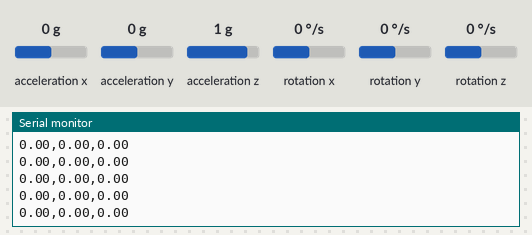
A sketch run on a simulated Arduino Uno, built with avr-gcc and run on an emulated ATmega328P. Shown: the last lines printed to the serial monitor. Wiring (inferred from the names in the program): MPU-6050 motion sensor at I2C address 0x68. The test bench sets the inputs (shaded band); at power-on: rotation x 0 °/s, rotation y 0 °/s, rotation z 0 °/s, acceleration x 0 g, acceleration y 0 g, acceleration z 1 g.

Above: at 2.1 s.
2.2 s: rotation x set to -192 °/s
At 2.26 s:
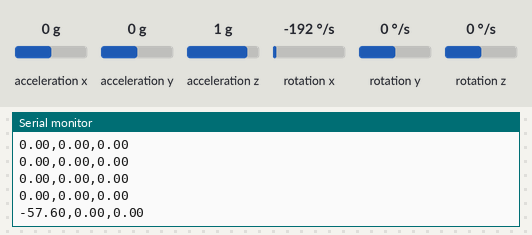
3.7 s: rotation y set to -192 °/s
At 3.7 s:
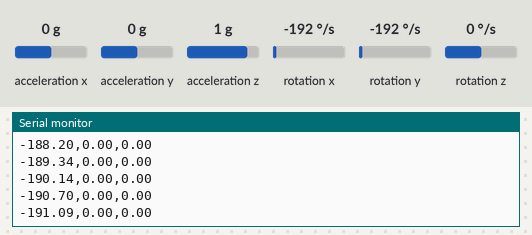
5.2 s: rotation z set to -192 °/s
At 5.24 s:
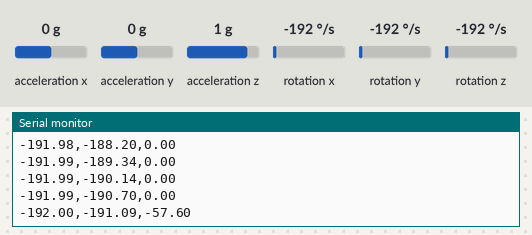
Timing chart, 0 to 8.2 s (numbered marks = the images above; inputs shaded):
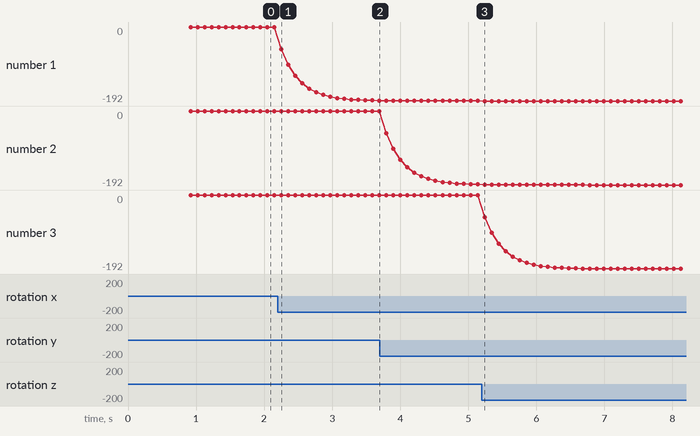

Measured:
- after the input at 2.2 s, the serial monitor: prints a new line after 0.05 s (image 1)
- after the input at 5.2 s, the serial monitor: prints a new line at once (image 3)
- plotted number 1: 0 → -191.09 after the input at 2.2 s

The sketch:

IMUSimple.ino
```cpp
// quad2022 edition

#define X           0     // X axis
#define Y           1     // Y axis
#define Z           2     // Z axis

#define YAW      0
#define PITCH    1
#define ROLL     2
#define THROTTLE 3

#define MPU_ADDRESS 0x68  // I2C address of the MPU-6050
#define FREQ        250   // Sampling frequency
#define SSF_GYRO    65.5  // Sensitivity Scale Factor of the gyro from datasheet


#include<Wire.h>

// ----------------------- MPU variables -------------------------------------
// The RAW values got from gyro (in °/sec) in that order: X, Y, Z
int16_t gyro_raw[3] = {0,0,0};

// Average gyro offsets of each axis in that order: X, Y, Z
long gyro_offset[3] = {0, 0, 0};
long acc_offset[3] = {0, 0, 0};

// Calculated angles from gyro's values in that order: X, Y, Z
float gyro_angle[3]  = {0,0,0};

// The RAW values got from accelerometer (in m/sec²) in that order: X, Y, Z
 int16_t acc_raw[3] = {0 ,0 ,0};

// Calculated angles from accelerometer's values in that order: X, Y, Z
float acc_angle[3] = {0,0,0};

// Total 3D acceleration vector in m/s²
long acc_total_vector;

// Calculated angular motion on each axis: Yaw, Pitch, Roll
float angular_motions[3] = {0, 0, 0};

/**
 * Real measures on 3 axis calculated from gyro AND accelerometer in that order : Yaw, Pitch, Roll
 *  - Left wing up implies a positive roll
 *  - Nose up implies a positive pitch
 *  - Nose right implies a positive yaw
 */
float measures[3] = {0, 0, 0};

// MPU Temperature
int Temp;
// Init flag set to TRUE after first loop
boolean initialized = false;

//
void setup(){
  Wire.begin();
  TWBR = 12; // Set the I2C clock speed to 400kHz.
  setupMPURegister();
  calibrateMpu6050();

  Serial.begin(115200);
}

void loop(){

  readSensor();
  calculateAngles();
  //Serial.print("Temp = "); Serial.print(Temp/340.00+36.53);
  /*

  Serial.print("AccX = "); Serial.print(acc_raw[X]);
  Serial.print(" || RAccY = "); Serial.print(acc_raw[Y]);
  Serial.print(" || RAccZ = "); Serial.print(acc_raw[Z]);
  Serial.print(" || RGyroX = "); Serial.print(gyro_raw[X]);
  Serial.print(" || RGyroY = "); Serial.print(gyro_raw[Y]);
  Serial.print(" || RGyroZ = "); Serial.print(gyro_raw[Z]);

  */

/*  Serial.print(" || AccX = "); Serial.print(acc_angle[X]);
  Serial.print(" || AccY = "); Serial.print(acc_angle[Y]);
//  Serial.print(" || GyroX = "); Serial.print(gyro_angle[X]);
//  Serial.print(" || GyroY = "); Serial.print(gyro_angle[Y]);
  Serial.print(" || am YAW = "); Serial.println(angular_motions[YAW]);
  /*
  Serial.print(" || ROLL = "); Serial.print(measures[ROLL]);
  Serial.print(" || PITCH = "); Serial.print(measures[PITCH]);
  Serial.print(" || YAW = "); Serial.print(measures[YAW]);
  Serial.print(" || am ROLL = "); Serial.print(angular_motions[ROLL]);
  Serial.print(" || am PITCH = "); Serial.print(angular_motions[PITCH]);
  Serial.print(" || am YAW = "); Serial.println(angular_motions[YAW]);
  */
/*
  Serial.print(acc_angle[X]);
  Serial.print(",");
  Serial.print(acc_angle[Y]);
  Serial.print(",");
  Serial.print(angular_motions[YAW]);
  Serial.print("\n");
*/
/*
  Serial.print(measures[ROLL]);
  Serial.print(",");
  Serial.print(measures[PITCH]);
  Serial.print(",");
  Serial.println(measures[YAW]);
*/
  Serial.print(angular_motions[ROLL]);
  Serial.print(",");
  Serial.print(angular_motions[PITCH]);
  Serial.print(",");
  Serial.println(angular_motions[YAW]);

  delay(100);
}
```

MPU6050.ino
```cpp
void setupMPURegister() {
    // Configure power management
    Wire.beginTransmission(MPU_ADDRESS); // Start communication with MPU
    Wire.write(0x6B);                    // Request the PWR_MGMT_1 register
    Wire.write(0x00);                    // Apply the desired configuration to the register
    Wire.endTransmission(true);              // End the transmission

    // Configure the gyro's sensitivity
    Wire.beginTransmission(MPU_ADDRESS); // Start communication with MPU
    Wire.write(0x1B);                    // Request the GYRO_CONFIG register
    Wire.write(0x08);                    // Apply the desired configuration to the register : ±500°/s
    Wire.endTransmission(true);              // End the transmission

    // Configure the acceleromter's sensitivity
    Wire.beginTransmission(MPU_ADDRESS); // Start communication with MPU
    Wire.write(0x1C);                    // Request the ACCEL_CONFIG register
    Wire.write(0x10);                    // Apply the desired configuration to the register : ±8g
    Wire.endTransmission(true);              // End the transmission

    // Configure low pass filter
    Wire.beginTransmission(MPU_ADDRESS); // Start communication with MPU
    Wire.write(0x1A);                    // Request the CONFIG register
    Wire.write(0x03);                    // Set Digital Low Pass Filter about ~43Hz
    Wire.endTransmission(true);              // End the transmission
}

void readSensor() {
  Wire.beginTransmission(MPU_ADDRESS);
  Wire.write(0x3B);
  Wire.endTransmission(false);
  Wire.requestFrom(MPU_ADDRESS,14,true);
  // Wait until all the bytes are received
  while(Wire.available() < 14);
  acc_raw[X]=Wire.read()<<8|Wire.read();
  acc_raw[Y]=Wire.read()<<8|Wire.read();
  acc_raw[Z]=Wire.read()<<8|Wire.read();
  Temp=Wire.read()<<8|Wire.read();
  gyro_raw[X]=Wire.read()<<8|Wire.read();
  gyro_raw[Y]=Wire.read()<<8|Wire.read();
  gyro_raw[Z]=Wire.read()<<8|Wire.read();
}

/**
 * Calibrate MPU6050: take 2000 samples to calculate average offsets.
 * During this step, the quadcopter needs to be static and on a horizontal surface.
 *
 * This function also sends low throttle signal to each ESC to init and prevent them beeping annoyingly.
 *
 * This function might take ~2sec for 2000 samples.
 */
void calibrateMpu6050() {
    int max_samples = 200;

    for (int i = 0; i < max_samples; i++) {
        readSensor();

        gyro_offset[X] += gyro_raw[X];
        gyro_offset[Y] += gyro_raw[Y];
        gyro_offset[Z] += gyro_raw[Z];


        // Generate low throttle pulse to init ESC and prevent them beeping (need to be replaced in case of brushed engines)
        PORTD |= B11110000;      // Set pins #4 #5 #6 #7 HIGH
        delayMicroseconds(1000); // Wait 1000µs
        PORTD &= B00001111;      // Then set LOW

        // Just wait a bit before next loop
        delay(3);
    }

    // Calculate average offsets
    gyro_offset[X] /= max_samples;
    gyro_offset[Y] /= max_samples;
    gyro_offset[Z] /= max_samples;

}
```

calculateMPU.ino
```cpp
/**
 * Calculate pitch & roll angles using only the gyro.
 */
void calculateGyroAngles() {
    // Subtract offsets
    gyro_raw[X] -= gyro_offset[X];
    gyro_raw[Y] -= gyro_offset[Y];
    gyro_raw[Z] -= gyro_offset[Z];


    // Angle calculation using integration
    gyro_angle[X] += (gyro_raw[X] / (FREQ * SSF_GYRO));
    gyro_angle[Y] += (-gyro_raw[Y] / (FREQ * SSF_GYRO)); // Change sign to match the accelerometer's one

    // Transfer roll to pitch if IMU has yawed
    gyro_angle[Y] += gyro_angle[X] * sin(gyro_raw[Z] * (PI / (FREQ * SSF_GYRO * 180)));
    gyro_angle[X] -= gyro_angle[Y] * sin(gyro_raw[Z] * (PI / (FREQ * SSF_GYRO * 180)));
}

/**
 * Calculate real angles from gyro and accelerometer's values
 */
void calculateAngles() {

    calculateGyroAngles();
    calculateAccelerometerAngles();

    if (initialized) {
        // Correct the drift of the gyro with the accelerometer
        gyro_angle[X] = gyro_angle[X] * 0.9996 + acc_angle[X] * 0.0004;
        gyro_angle[Y] = gyro_angle[Y] * 0.9996 + acc_angle[Y] * 0.0004;
    } else {
        // At very first start, init gyro angles with accelerometer angles
        resetGyroAngles();

        initialized = true;
    }
    // To dampen the pitch and roll angles a complementary filter is used
    measures[ROLL]  = measures[ROLL]  * 0.98 + gyro_angle[X] * 0.2;
    measures[PITCH] = measures[PITCH] * 0.98 + gyro_angle[Y] * 0.2;
    measures[YAW]   = -gyro_raw[Z] / SSF_GYRO; // Store the angular motion for this axis

    // Apply low-pass filter (10Hz cutoff frequency)
    angular_motions[ROLL]  = 0.7 * angular_motions[ROLL]  + 0.3 * gyro_raw[X] / SSF_GYRO;
    angular_motions[PITCH] = 0.7 * angular_motions[PITCH] + 0.3 * gyro_raw[Y] / SSF_GYRO;
    angular_motions[YAW]   = 0.7 * angular_motions[YAW]   + 0.3 * gyro_raw[Z] / SSF_GYRO;
}

/**
 * Calculate pitch & roll angles using only the accelerometer.
 */
void calculateAccelerometerAngles() {

    // Calculate total 3D acceleration vector : √(X² + Y² + Z²)
    acc_total_vector = sqrt(pow(acc_raw[X], 2) + pow(acc_raw[Y], 2) + pow(acc_raw[Z], 2));

    // To prevent asin to produce a NaN, make sure the input value is within [-1;+1]
    if (abs(acc_raw[X]) < acc_total_vector) {
        acc_angle[X] = asin((float)acc_raw[Y] / acc_total_vector) * (180 / PI); // asin gives angle in radian. Convert to degree multiplying by 180/pi
    }

    if (abs(acc_raw[Y]) < acc_total_vector) {
        acc_angle[Y] = asin((float)acc_raw[X] / acc_total_vector) * (180 / PI);
    }
}

/**
 * Reset gyro's angles with accelerometer's angles.
 */
void resetGyroAngles() {
    gyro_angle[X] = acc_angle[X];
    gyro_angle[Y] = acc_angle[Y];
}
```
